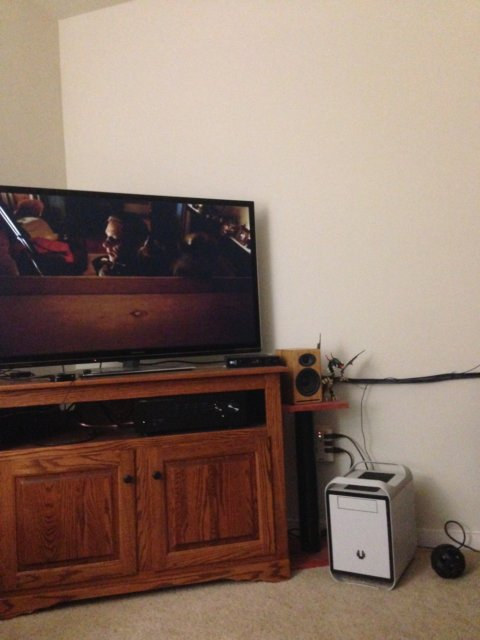
#> input picture images/2.jpg, 480 x 640 px
$ python x.py
#> lines starting #> are read from the running program, lines starting #| are printed output that depends on the picture
import cv2
import numpy as np
import matplotlib.pyplot as plt


img_ = cv2.imread('images/2.jpg')
#> img_ is the input picture: shape (640, 480, 3); mean B, G, R 105.4, 117.7, 139.1
img1 = cv2.cvtColor(img_ , cv2.COLOR_BGR2GRAY)
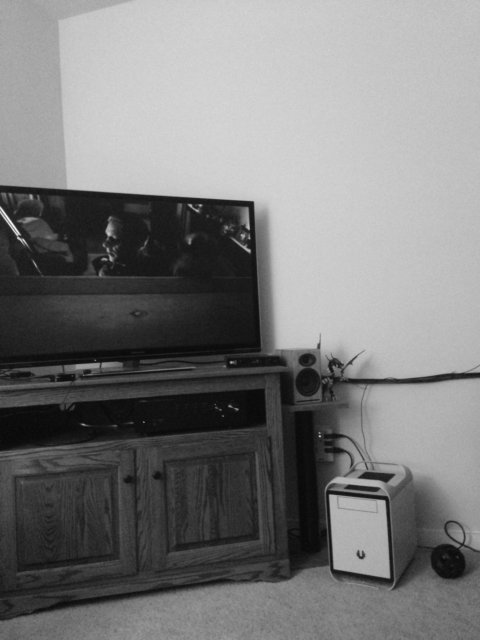
#> img1: shape (640, 480); min 4, max 251, mean 122.7


img = cv2.imread('images/1.jpg')
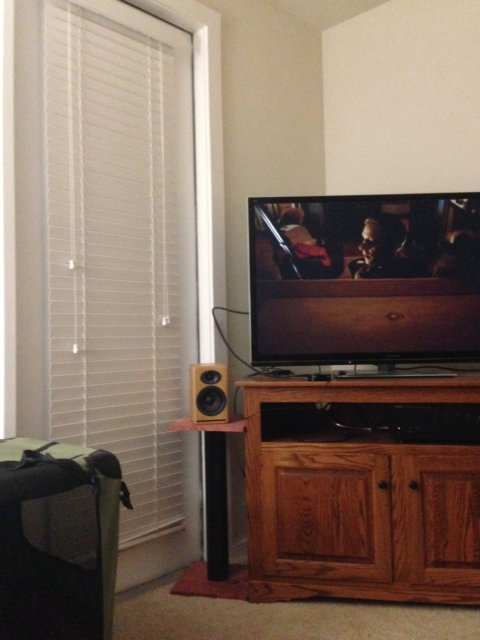
#> input picture images/1.jpg, 480 x 640 px
#> img is the input picture: shape (640, 480, 3); mean B, G, R 95.3, 108.5, 127.8
img2 = cv2.cvtColor(img,cv2.COLOR_BGR2GRAY)
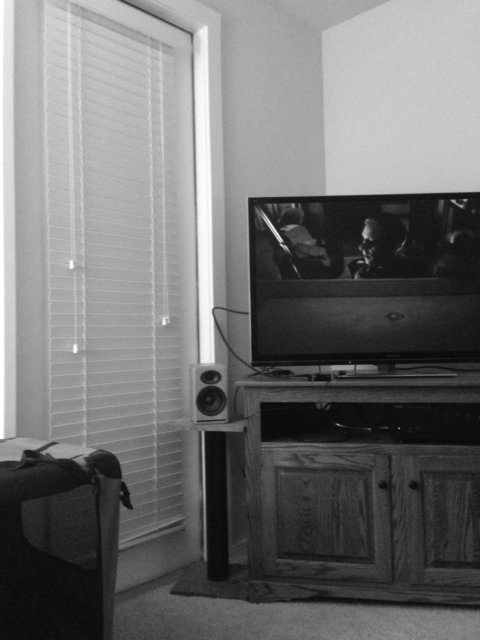
#> img2: shape (640, 480); min 2, max 255, mean 112.7


sift = cv2.xfeatures2d.SIFT_create()
# find the keypoints and descriptors with SIFT
kp1, des1 = sift.detectAndCompute(img1,None)
#> kp1 = 429 keypoints; strongest (x, y, size): (17, 232, 3.8), (249, 251, 2.6), (231, 362, 1.9), (248, 227, 2.8)
kp2, des2 = sift.detectAndCompute(img2,None)
#> kp2 = 422 keypoints; strongest (x, y, size): (279, 239, 3.7), (454, 201, 2.6), (365, 234, 5.8), (465, 200, 2.1)

bf = cv2.BFMatcher()
matches = bf.knnMatch(des1,des2, k=2)
#> matches = 429 matches

# Apply ratio test
good = []
for m in matches:
    if m[0].distance < 0.5*m[1].distance:
        good.append(m)
#> after the loop, good = 70 matches
matches = np.asarray(good)

if len(matches[:,0]) >= 4:
    src = np.float32([ kp1[m.queryIdx].pt for m in matches[:,0] ]).reshape(-1,1,2)
#> src = 70 rows, first 8: [14.81, 212], [19.32, 195.6], [19.42, 202.5], [20.79, 223.6], [22.63, 240.6], [23.89, 233.9], [26.6, 210], [26.94, 471.2]
    dst = np.float32([ kp2[m.trainIdx].pt for m in matches[:,0] ]).reshape(-1,1,2)
#> dst = 70 rows, first 8: [278.6, 220.6], [282.8, 205.1], [282.9, 211.9], [283.4, 231.2], [284.8, 247], [286.4, 240.8], [289.5, 218], [286.3, 463.3]
    H, masked = cv2.findHomography(src, dst, cv2.RANSAC, 5.0)
#> H = [[0.641, -0.00821, 267.8], [-0.231, 0.922, 26.58], [-0.00076, 6.1e-06, 1]]; masked = 70 values, max 1 at index 0, min 0 at index 69, mean 0.986
#print H
else:
    raise AssertionError("Can’t find enough keypoints.")

dst = cv2.warpPerspective(img_,H,(img.shape[1] + img_.shape[1], img.shape[0]))


#plot cha kaam
plt.subplot(122),plt.imshow(dst),plt.title('Warped Image')
plt.show()
plt.figure()
dst[0:img.shape[0], 0:img.shape[1]] = img
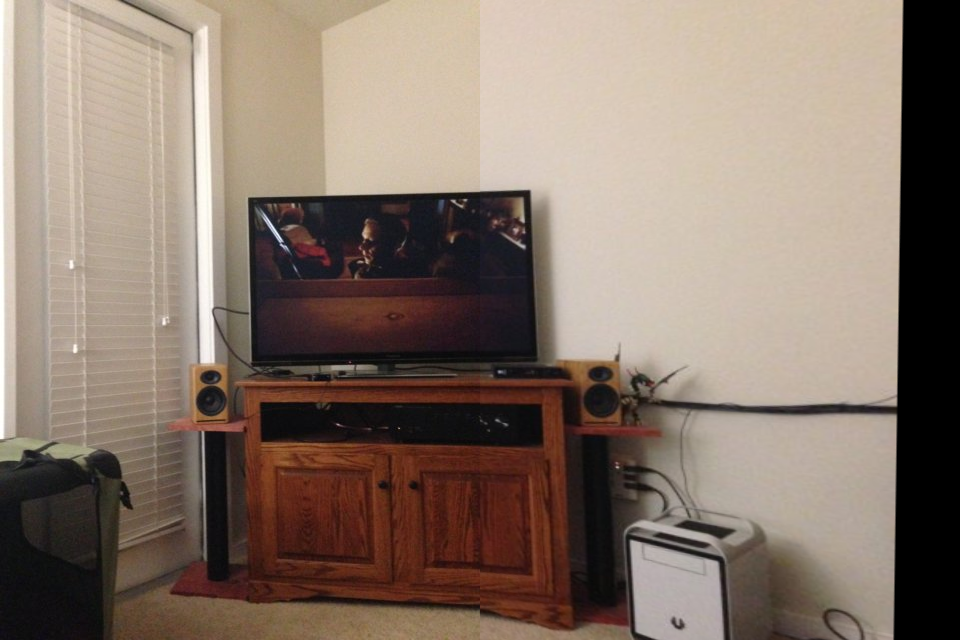
#> dst: shape (640, 960, 3); mean B, G, R 106.9, 119.1, 135.8
cv2.imwrite('4.jpg',dst)
plt.imshow(dst)
plt.show()


img_ = cv2.imread('images/3_cam.jpg')
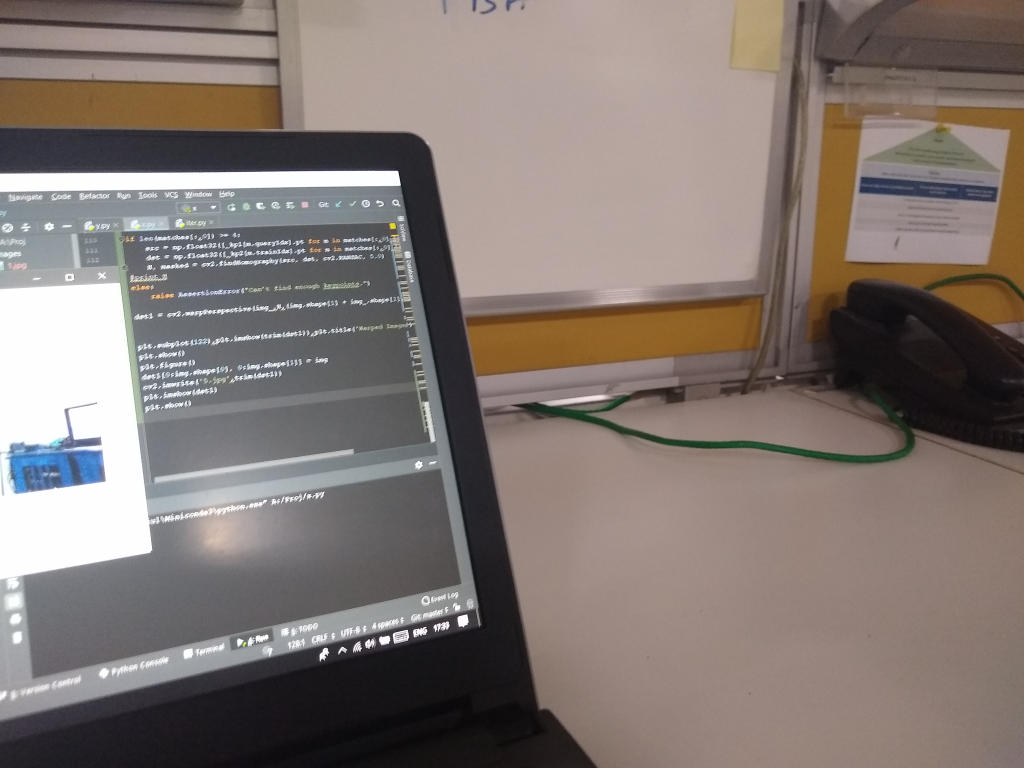
#> input picture images/3_cam.jpg, 4096 x 3072 px (shown at 1/4 size)
#> img_ is the input picture: shape (3072, 4096, 3); mean B, G, R 114.8, 119.7, 130.1
img1 = cv2.cvtColor(img_ , cv2.COLOR_BGR2GRAY)
#> img1: shape (3072, 4096)
img1=cv2.resize(img1,(100,100))
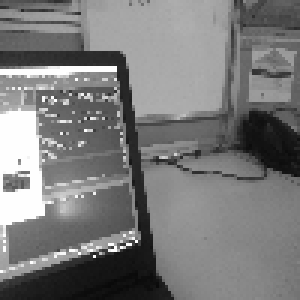
#> img1: shape (100, 100) (shown 3 times larger); min 9, max 255, mean 122.5

img = cv2.imread('4.jpg')
#> img: shape (640, 960, 3)
img2 = cv2.cvtColor(img,cv2.COLOR_BGR2GRAY)
#> img2: shape (640, 960)
img2=cv2.resize(img2,(100,100))
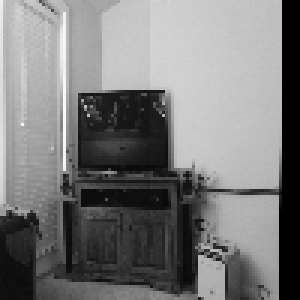
#> img2: shape (100, 100) (shown 3 times larger); min 0, max 249, mean 122.4

sift = cv2.xfeatures2d.SIFT_create()
# find the keypoints and descriptors with SIFT
kp1, des1 = sift.detectAndCompute(img1,None)
#> kp1 = 75 keypoints; strongest (x, y, size): (3, 24, 2.2), (10, 24, 2.7), (41, 25, 3.1), (44, 79, 3.5)
kp2, des2 = sift.detectAndCompute(img2,None)
#> kp2 = 42 keypoints; strongest (x, y, size): (42, 43, 21.2), (70, 91, 6.6), (82, 76, 13.7), (73, 46, 21)

bf = cv2.BFMatcher()
matches = bf.knnMatch(des1,des2, k=2)
#> matches = 75 matches

# Apply ratio test
good = []
for m in matches:
    if m[0].distance < 0.5*m[1].distance:
        good.append(m)
#> this loop made 75 passes
#> after the loop, good = []
matches = np.asarray(good)
#> matches = empty array

#> (the run stopped early here; a loop or call above may not have finished)
